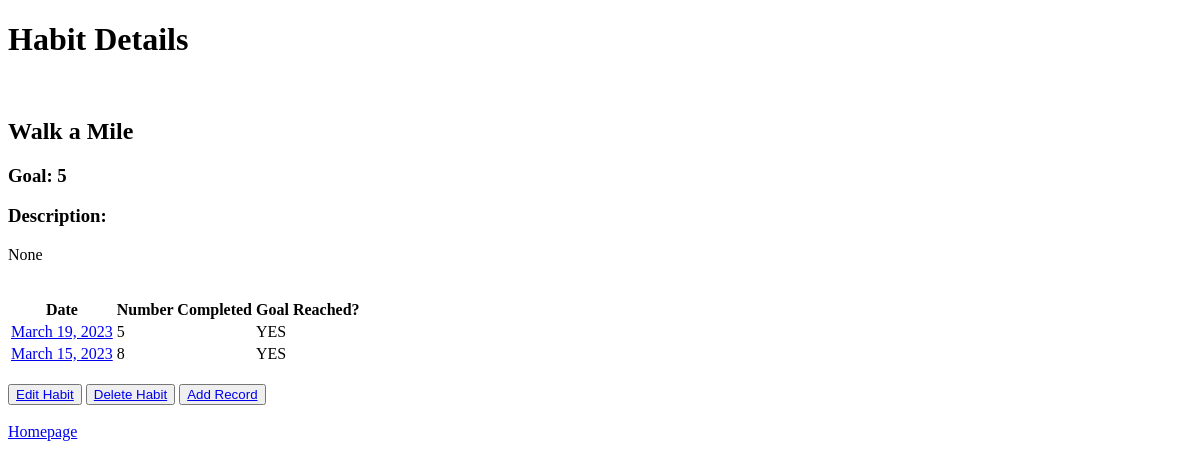
Page /habit-details/2 (signed in) on the earlier database version.
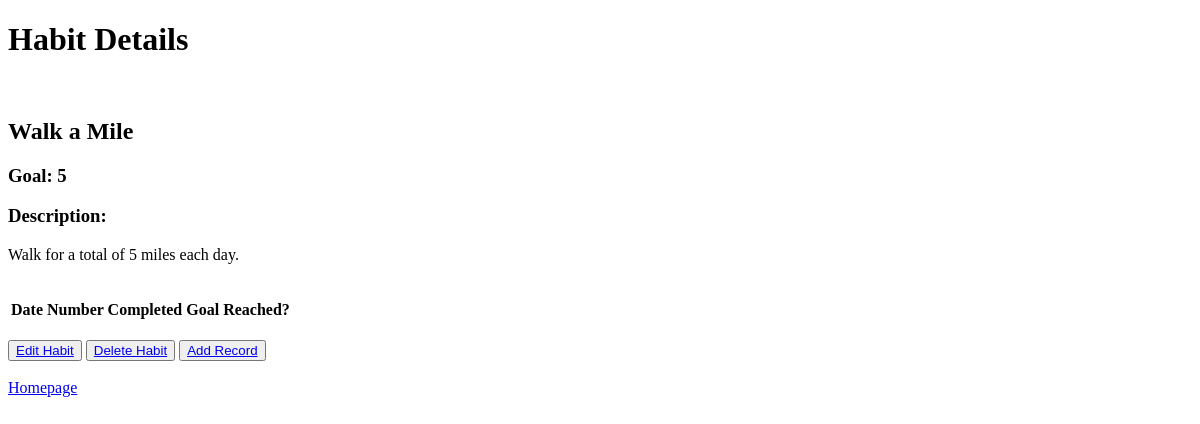
Same page on the later database version.
### core/models.py (models this page shows, shortened)
class Habit(models.Model):
    name = models.CharField(max_length=100)
    target = models.PositiveIntegerField()
    description = models.TextField(max_length=500, blank=True, null=True)
    def __str__(self):
        return self.name

class Record(models.Model):
    date = models.DateField(default=date.today)
    number_completed = models.PositiveIntegerField()
    habit = models.ForeignKey(
        'Habit', related_name='records', on_delete=models.CASCADE, blank=True, null=True)
    class Meta:
        unique_together = ['date', 'habit']
        ordering = ['-date']

### core/views.py (the view)
# urls.py: path('habit-details/<int:pk>', views.view_habit_details,
@login_required
def view_habit_details(request, pk):
    habit = get_object_or_404(Habit, pk=pk)
    return render(request, 'core/habit_details.html', {'habit': habit})

### templates/core/habit_details.html (shortened to what this page needs)
{% extends 'base.html' %}
{% block content %}
<h1>Habit Details</h1>
<br>
<h2>{{ habit }}</h2>
<h3>Goal: {{ habit.target }}</h3>
<h3>Description:</h3>
<p>{{ habit.description }}</p>
<br>
<table>
    <tr>
        <th>Date</th>
        <th>Number Completed</th>
        <th>Goal Reached?</th>
    </tr>
    {% for record in habit.records.all %}
    <tr>
        <td><a href="{% url 'record_details' record.pk %}">{{ record.date }}</a></td>
        <td>{{ record.number_completed }}</td>
        {% if record.number_completed >= record.habit.target %}
            <td>YES</td>
        {% else %}
            <td>NO</td>
        {% endif %}
    </tr>
    {% endfor %}
</table>
<br>
<button><a href="{% url 'edit_habit' habit.pk %}">Edit Habit</a></button>
<button><a href="{% url 'delete_habit' habit.pk %}">Delete Habit</a></button>
<button><a href="{% url 'add_record' habit.pk %}">Add Record</a></button>
{% endblock %}

### templates/base.html (shortened to what this page needs)
<!DOCTYPE html>
<html lang="en">
<head>
</head>
<body>
    {% block content %}
    {% endblock %}
<br><br>
<a href="{% url 'home' %}">Homepage</a>
</body>
</html>

Differences in the rows shown:
removed Record: date "March 19, 2023", number_completed "5", shows "YES"
removed Record: date "March 15, 2023", number_completed "8", shows "YES"
changed Habit "Walk a Mile": description "None" → "Walk for a total of 5 miles each day."
